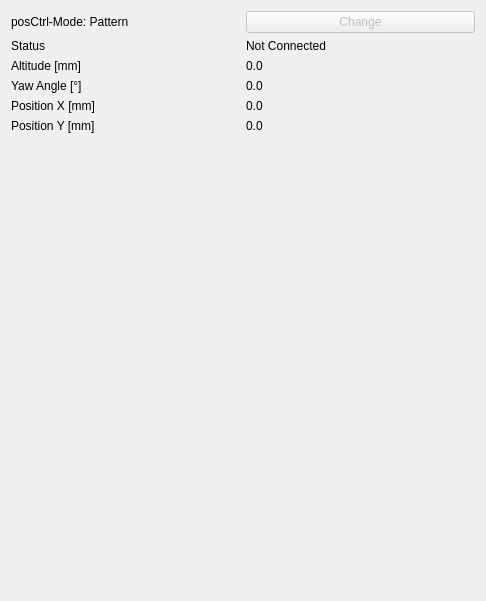
<?xml version="1.0" encoding="UTF-8"?>
<ui version="4.0">
 <class>Form</class>
 <widget class="QWidget" name="Form">
  <property name="geometry">
   <rect>
    <x>0</x>
    <y>0</y>
    <width>486</width>
    <height>601</height>
   </rect>
  </property>
  <property name="sizePolicy">
   <sizepolicy hsizetype="Preferred" vsizetype="Preferred">
    <horstretch>0</horstretch>
    <verstretch>0</verstretch>
   </sizepolicy>
  </property>
  <property name="windowTitle">
   <string>Plot</string>
  </property>
  <layout class="QHBoxLayout" name="horizontalLayout">
   <property name="sizeConstraint">
    <enum>QLayout::SetMaximumSize</enum>
   </property>
   <item>
    <layout class="QGridLayout" name="gridLayout">
     <item row="2" column="1">
      <widget class="QLabel" name="label_posAlt">
       <property name="text">
        <string>Altitude [mm]</string>
       </property>
      </widget>
     </item>
     <item row="4" column="1">
      <widget class="QLabel" name="label_posX">
       <property name="text">
        <string>Position X [mm]</string>
       </property>
      </widget>
     </item>
     <item row="0" column="1">
      <widget class="QLabel" name="_label_mode">
       <property name="text">
        <string>posCtrl-Mode: Pattern</string>
       </property>
      </widget>
     </item>
     <item row="6" column="1">
      <widget class="QLabel" name="label_posY">
       <property name="text">
        <string>Position Y [mm]</string>
       </property>
      </widget>
     </item>
     <item row="0" column="2">
      <widget class="QPushButton" name="_pushButton_posCtrlMode">
       <property name="enabled">
        <bool>false</bool>
       </property>
       <property name="text">
        <string>Change</string>
       </property>
      </widget>
     </item>
     <item row="2" column="2">
      <widget class="QLabel" name="_label_value_altitude">
       <property name="text">
        <string>0.0</string>
       </property>
      </widget>
     </item>
     <item row="3" column="2">
      <widget class="QLabel" name="_label_value_yaw">
       <property name="text">
        <string>0.0</string>
       </property>
      </widget>
     </item>
     <item row="3" column="1">
      <widget class="QLabel" name="label_Yaw">
       <property name="text">
        <string>Yaw Angle [°]</string>
       </property>
      </widget>
     </item>
     <item row="4" column="2">
      <widget class="QLabel" name="_label_value_x">
       <property name="text">
        <string>0.0</string>
       </property>
      </widget>
     </item>
     <item row="6" column="2">
      <widget class="QLabel" name="_label_value_y">
       <property name="text">
        <string>0.0</string>
       </property>
      </widget>
     </item>
     <item row="10" column="1">
      <spacer name="verticalSpacer">
       <property name="orientation">
        <enum>Qt::Vertical</enum>
       </property>
       <property name="sizeHint" stdset="0">
        <size>
         <width>20</width>
         <height>40</height>
        </size>
       </property>
      </spacer>
     </item>
     <item row="1" column="1">
      <widget class="QLabel" name="label_stat">
       <property name="text">
        <string>Status</string>
       </property>
      </widget>
     </item>
     <item row="1" column="2">
      <widget class="QLabel" name="_label_value_status">
       <property name="autoFillBackground">
        <bool>false</bool>
       </property>
       <property name="text">
        <string>Not Connected</string>
       </property>
      </widget>
     </item>
    </layout>
   </item>
  </layout>
 </widget>
 <resources/>
 <connections/>
</ui>
